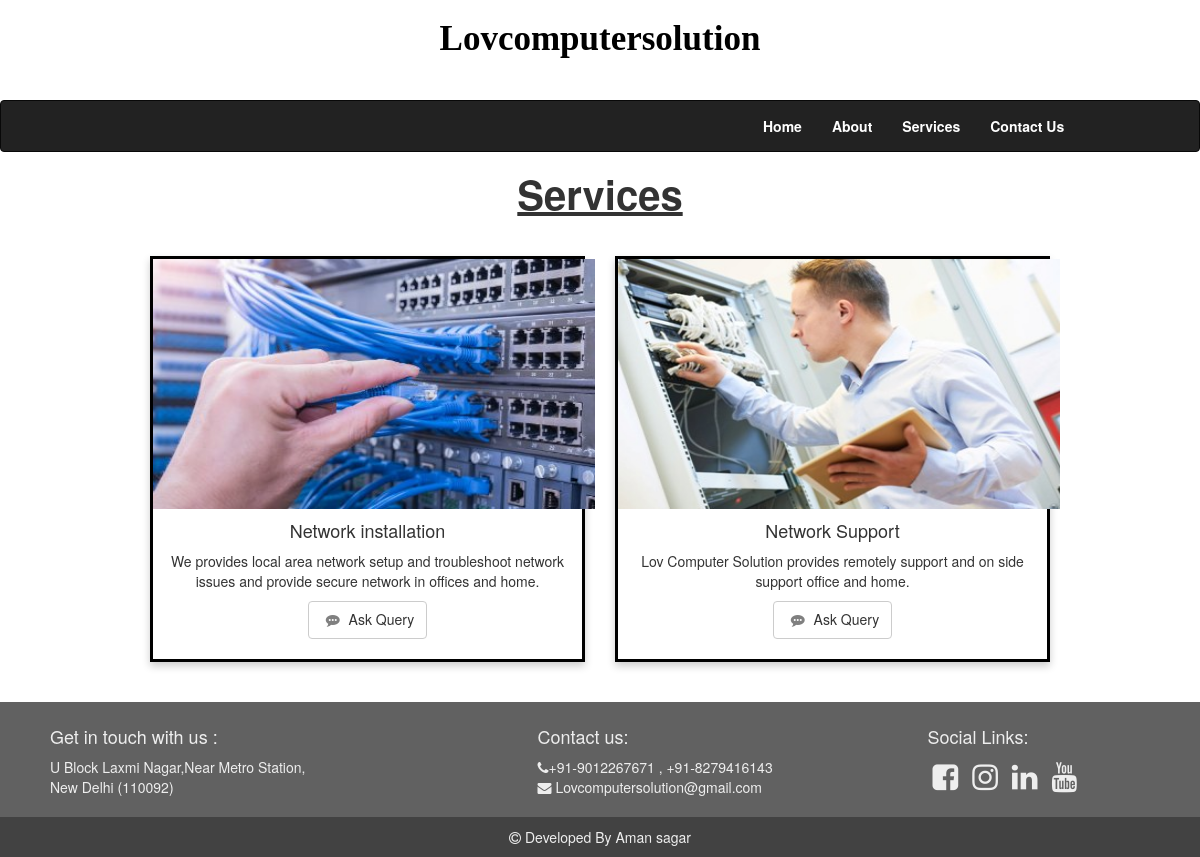
The app's page /service.php?cat_id=2 with its own data.
### tables this page shows
CREATE TABLE `pages_table` (
  `id` int(11) NOT NULL,
  `page_name` varchar(255) NOT NULL,
  `url` text NOT NULL,
  `status` varchar(20) NOT NULL
);

CREATE TABLE `service` (
  `id` int(11) NOT NULL,
  `cat_id` int(11) DEFAULT NULL,
  `service_name` varchar(255) DEFAULT NULL,
  `description` text DEFAULT NULL,
  `image` varchar(255) DEFAULT NULL,
  `status` varchar(2) DEFAULT NULL
);

CREATE TABLE `footer` (
  `id` int(11) NOT NULL,
  `tittle` varchar(255) DEFAULT NULL,
  `description` text DEFAULT NULL,
  `image_url` varchar(255) DEFAULT NULL,
  `status` varchar(2) DEFAULT NULL
);

### service.php (the view, shortened to what this page needs)
<?php
	 require_once'includes/init.php';
	 require_once'includes/lov_header.php';
	 $cat_id=1;
	if(isset($_GET['cat_id'])){
		$cat_id=$_GET['cat_id'];
	}
	$qry = "SELECT service.id,category_table.cat_name,service.service_name,service.description,service.image,service.cat_id FROM service,category_table WHERE category_table.status='Y' AND service.status='Y' AND category_table.cat_id = service.cat_id AND service.cat_id='$cat_id'";
	$res = mysqli_query($con,$qry);
	?>
		<center><h1 style="font-weight: bold; font-size: 40px;"><u>Services</u></h1></center>
		<div style="margin-left:150px;margin-right: 150px">
			<div class="row">
			<?php while($row = mysqli_fetch_array($res)){ ?>
				<div class="col-md-6" style="margin-top:30px">
					<div class="card" style="border: 3px solid black;">
						<img src="assets/service_image/<?php echo $row['image']; ?>"alt="first image" style="width:442px;height:250px">
						<div class="container">
							<h4 style="text-align: center"><?php echo $row['service_name']; ?></h4>
							<p style="text-align: center;"><?php echo $row['description']; ?></p>
							<center><a href="sai_contact.php?service_name=<?php echo $row['service_name']; ?>" class="btn btn-default"><span class="fa fa-commenting" style="color:grey"></span> Ask Query</a></center>
						</div>
				</div>
			</div>
			<?php } ?>
			</div>
		</div>
		<br><br>
			<?php require_once 'includes/lov_footer.php'; ?>
</body>
</html>

### includes/lov_header.php (shortened to what this page needs)
<?php
	require 'includes/init.php';
	$QRY_PAGES = "select * from pages_table where status='Y'";
	$res_PAGE = mysqli_query($con,$QRY_PAGES);
?>
    <!DOCTYPE html>
    <html>
    <head>
        <link rel="stylesheet" type="text/css" href="./bootstrap/css/bootstrap.min.css">
        <link rel="stylesheet" href="https://cdnjs.cloudflare.com/ajax/libs/font-awesome/4.7.0/css/font-awesome.min.css">
        <link href="http://netdna.bootstrapcdn.com/bootstrap/3.0.0/css/bootstrap-glyphicons.css" rel="stylesheet">
</head>
<body>
            <div style="width:100%;height:100px;margin-top: -20px">
			<center><h2 style="font-weight: bold; font-size: 35px;padding-top:20px; font-family: 'Lakki Reddy', cursive;"><a href="sai_home.php" style="color:black; ">Lovcomputersolution</a></h2></center>
        </div>
		<div class="left menu ">
			<nav class="navbar navbar-inverse ">
		<div class="right menu "style="padding-right: 10% ">
		<div class="collapse navbar-collapse menubar ">
		<div class="topnav ">
			<ul class="nav navbar-nav navbar-right " >
				<?php while ($row_PAGES = mysqli_fetch_array($res_PAGE)) {
					if($row_PAGES['id']!=3){ ?>
						<li style="font-weight: bold; " ><a style="color:white " href="<?php echo $row_PAGES[ 'url']; ?>">
        <?php echo $row_PAGES['page_name']; ?>
            </a>
            </li>
            <?php }else{ ?>
                <li class="dropdown"><a href="sai_service.php" class="dropdown-toggle" data-toggle="dropdown" style="font-weight: bold; color: white"> Services</a>
                </li>
                <?php }} ?>
                    </ul>
                    </div>
                    </div>
                    </div>
                    </nav>
                    </div>

### includes/lov_footer.php (shortened to what this page needs)
<?php
    $qry="SELECT * FROM footer WHERE status='Y'";
    $res=mysqli_query($con,$qry);
    $row = mysqli_fetch_all($res);
?>
                    <div class="footer" style="background:#616161;padding-top:15px">
                        <div class="container-fluid">
                            <div class="col-lg-4">
                                <div class="widget" style="padding-left:20px;">
                                    <h4 class="widgetheading">Get in touch with us : </h4>
                                    <address>
							     <?php echo $row[0][2]; ?>
						</address>
                                </div>
                            </div>
                            <div class="col-md-1"></div>
                            <div class="col-lg-3" style="padding-left:35px">
                                <h4>Contact us:</h4>
                                <p>
                                    <i class="fa fa-phone"></i><?php echo $row[1][2];?>
                                    <br>
                                    <i class="fa fa-envelope"></i>&nbsp;<?php echo $row[2][2];?>
                                </p>
                            </div>
                            <div class="col-md-1"></div>
                            <div class="col-lg-3" style="margin-left:-20px">
                                <ul class="">
                                    <h4 class="">Social Links:</h4>
                                    <a href="<?php echo $row[3][2];?>" title="Facebook" target="_blank"><span class='fa fa-facebook-square' style="font-size:30px;"></span></a>
                                    <a href="<?php echo $row[4][2];?>" title="Instagram" target="_blank"><span class='fa fa-instagram' style="font-size:30px;"></span></a>
                                    <a href="<?php echo $row[5][2];?>" title="Linkedin" target="_blank"><span class='fa fa-linkedin' style="font-size:30px;"></span></a>
                                    <a href="<?php echo $row[6][2];?>" title="youtube" target="_blank"><span class='fa fa-youtube' style="font-size:30px;"></span></a>
                                </ul>
                            </div>
                        </div>
                        <div style="padding:10px;background:#424242">
                            <center><i class='fa fa-copyright'></i>&nbsp;Developed By Aman sagar</center>
                        </div>
                    </div>

### service.php (style rules this page uses)
.card { box-shadow: 0 4px 8px 0 rgba(0,0,0,0.2); transition: 0.3s; width: 100%; }
.container { padding: 2px 16px 20px; width:100%; }

### includes/lov_footer.php (style rules this page uses)
.footer { color: #eeeeee; }
a>span { color: #eeeeee; padding: 5px; }

### records on screen
pages_table: page_name "Home"
pages_table: page_name "About"
pages_table: page_name "Contact Us"
service: image (picture), service_name "Network installation", description "We provides local area network setup and troubleshoot network issues and provide secure network in offices and home."
service: image (picture), service_name "Network Support", description "Lov Computer Solution provides remotely support and on side support office and home."
footer: description "U Block Laxmi Nagar,Near Metro Station, New Delhi (110092)"
footer: description "+91-9012267671 , +91-8279416143"
footer: description "Lovcomputersolution@gmail.com"
